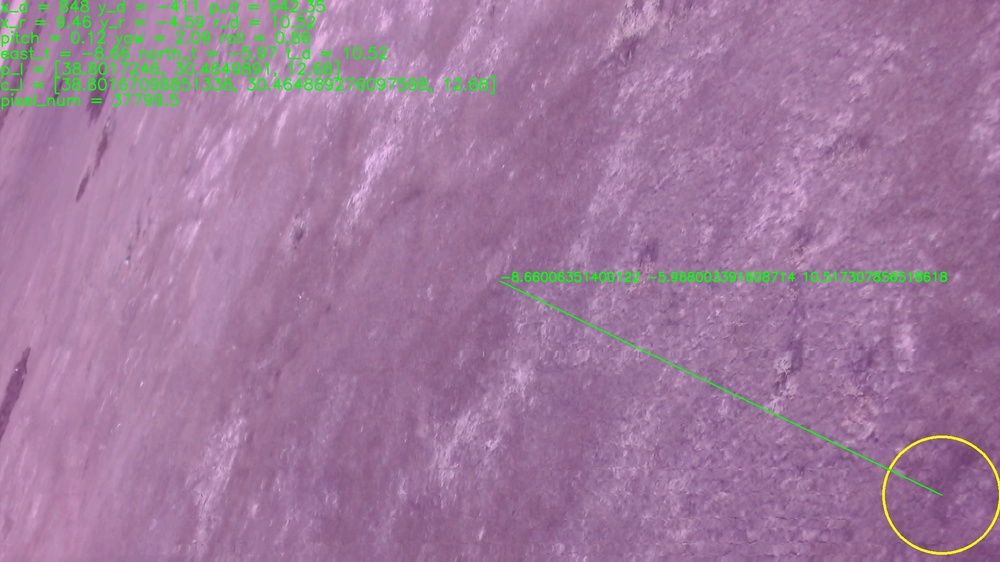
#> input picture frame9.jpg, 1000 x 562 px, shrunk from 1920 x 1080 before the run
$ python show_hsv_perf.py
#> lines starting #> are read from the running program, lines starting #| are printed output that depends on the picture; after the words box and inside, x2 and y2 are one past the last pixel; in counts of white or black regions, pixels touching at a corner belong together
import numpy as np
import math
import cv2
import sys
cap = cv2.VideoCapture('output_video.avi')

# Check if camera opened successfully

imageFrame = cv2.imread("frame9.jpg")
#> imageFrame is the input picture: shape (562, 1000, 3); mean B, G, R 157.1, 122.3, 159
cv2.imwrite( "frame362.jpg",cv2.cvtColor(imageFrame,cv2.COLOR_RGB2BGR))
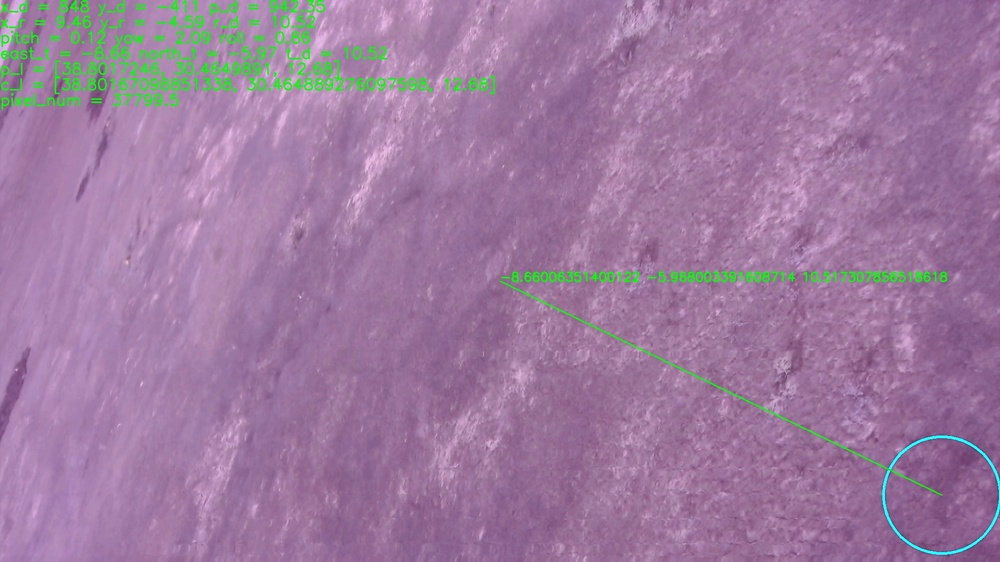
#> saved as frame362.jpg: shape (562, 1000, 3); mean B, G, R 159, 122.3, 157.1
print(imageFrame.shape)
#| (562, 1000, 3)
hsvFrame = cv2.cvtColor(imageFrame, cv2.COLOR_BGR2HSV)
#> hsvFrame: shape (562, 1000, 3); mean H, S, V 146.8, 68.2, 162.5
red_lower = np.array([136,87,160])
red_upper = np.array([255,255,180])

red_mask = cv2.inRange(hsvFrame, red_lower, red_upper)
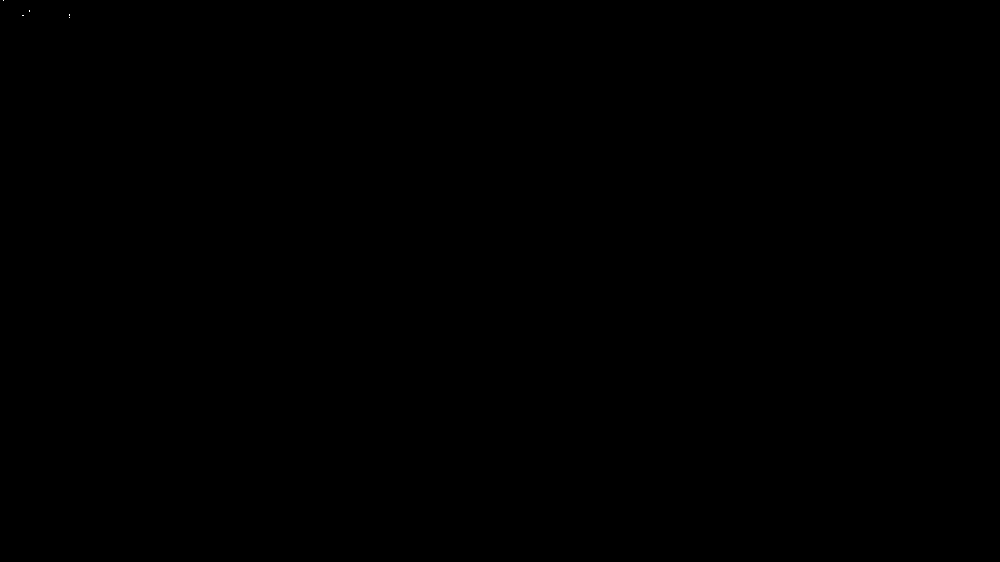
#> red_mask: shape (562, 1000); 0% white in thin lines or dots, all inside (x1, y1, x2, y2) = (3, 0, 70, 18)
kernal = np.ones((5, 5), "uint8")
red_mask = cv2.dilate(red_mask, kernal)
#> red_mask: shape (562, 1000); 0.02% white; 4 white regions (1 under 20 px)
res_red = cv2.bitwise_and(imageFrame, imageFrame,
                        mask = red_mask)

contours, hierarchy = cv2.findContours(red_mask,
                                    cv2.RETR_TREE,
                                    cv2.CHAIN_APPROX_SIMPLE)
#> contours = 4 contours, 1 with area under 20; largest, box (x1, y1, x2, y2) and area: (67, 12, 72, 20) 28, (20, 13, 26, 18) 20, (27, 8, 32, 14) 20
contours = sorted(contours, key=cv2.contourArea, reverse=True)

cv2.drawContours(imageFrame, contours, -1, (0, 255, 0), 3)
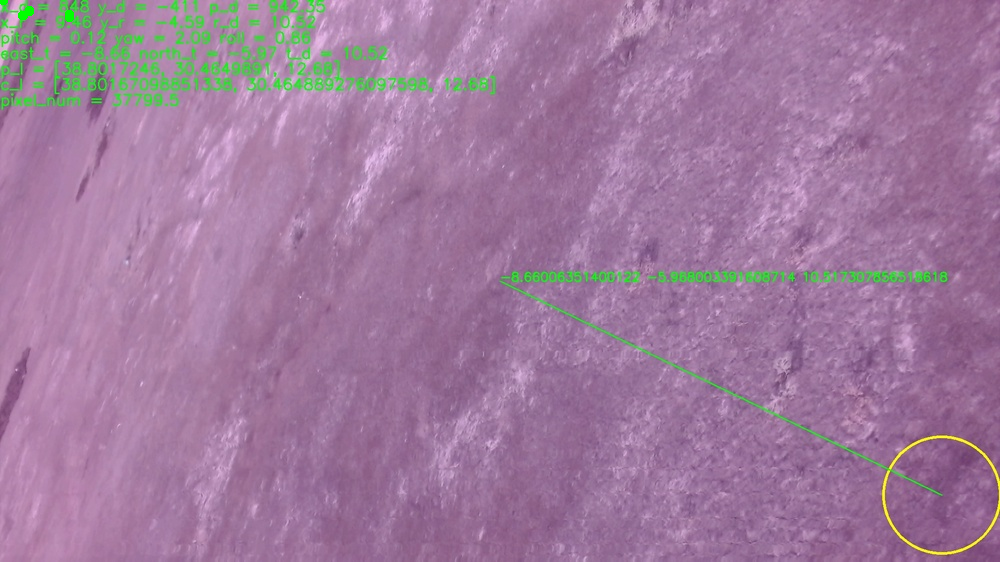
#> imageFrame: shape (562, 1000, 3); 0.05% of pixels changed, all inside (x1, y1, x2, y2) = (0, 0, 74, 22)
cv2.imwrite("Red.jpg", res_red)


y0, dy = 7, 15

'''cv2.putText(imageFrame, line, (0,y), cv2.FONT_HERSHEY_SIMPLEX, 1, (0,255,0),2)
    cv2.circle(imageFrame,(x+w//2,y+h//2),int(radius),(0,255,255),3)
    cv2.putText(imageFrame,str(east_d)+" "+str(north_d)+" "+str(dist_target),((center_point[0]),(center_point[1])), cv2.FONT_HERSHEY_SIMPLEX, 0.8, (0, 255, 0), 2)
    cv2.line(imageFrame,((center_point[0]),(center_point[1])),coordinates,(0,255,0),2)'''
